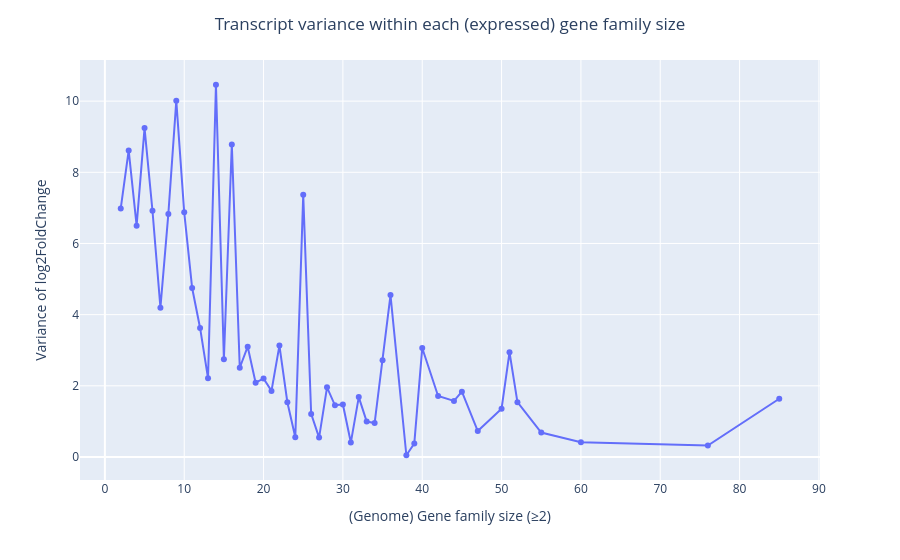

The notebook cell saved with this chart:
### Markdown cell above
Plot

### Code cell
fig3 = px.line(
    variance_by_size,
    x="hog_size_genome",
    y="variance",
    markers=True,
    hover_data={
        "n": True,
        "variance": ":.3f"
    }
)

fig3.update_layout(
     title=dict(text="Transcript variance within each (expressed) gene family size", x=0.5, xanchor="center"),
    xaxis_title="(Genome) Gene family size (≥2)",
    yaxis_title="Variance of log2FoldChange",
)
fig3.write_image("transcripts_variance_size.svg")
fig3.show()

### Figure 1 — Plotly figure (JSON) as saved in the notebook; plotly's stock layout.template omitted (floating-point values rounded to 4 significant figures)
{"data": [{"customdata": [[3285], [1045], [581], [339], [289], [194], [222], [147], [119], [159], [76], [74], [67], [84], [55], [40], [70], [27], [46], [74], [76], [73], [18], [18], [7], [9], [21], [5], [8], [8], [44], [14], [24], [9], [2], [5], [4], [15], [17], [8], [4], [28], [24], [14], [15], [33], [22], [22], [2]], "hovertemplate": "hog_size_genome=%{x}<br>variance=%{y:.3f}<br>n=%{customdata[0]}<extra></extra>", "legendgroup": "", "line": {"color": "#636efa", "dash": "solid"}, "marker": {"symbol": "circle"}, "mode": "lines+markers", "name": "", "orientation": "v", "showlegend": false, "type": "scatter", "x": [2, 3, 4, 5, 6, 7, 8, 9, 10, 11, 12, 13, 14, 15, 16, 17, 18, 19, 20, 21, 22, 23, 24, 25, 26, 27, 28, 29, 30, 31, 32, 33, 34, 35, 36, 38, 39, 40, 42, 44, 45, 47, 50, 51, 52, 55, 60, 76, 85], "xaxis": "x", "y": [6.985, 8.615, 6.5, 9.244, 6.92, 4.197, 6.831, 10.01, 6.875, 4.749, 3.627, 2.214, 10.46, 2.747, 8.783, 2.507, 3.1, 2.087, 2.207, 1.857, 3.13, 1.54, 0.5534, 7.367, 1.211, 0.546, 1.956, 1.453, 1.477, 0.4056, 1.683, 0.9952, 0.9535, 2.718, 4.549, 0.04873, 0.3806, 3.061, 1.713, 1.575, 1.835, 0.7281, 1.358, 2.943, 1.539, 0.6857, 0.4175, 0.3223, 1.637], "yaxis": "y"}], "layout": {"legend": {"tracegroupgap": 0}, "margin": {"t": 60}, "title": {"text": "Transcript variance within each (expressed) gene family size", "x": 0.5, "xanchor": "center"}, "xaxis": {"anchor": "y", "domain": [0, 1], "title": {"text": "(Genome) Gene family size (≥2)"}}, "yaxis": {"anchor": "x", "domain": [0, 1], "title": {"text": "Variance of log2FoldChange"}}}}
